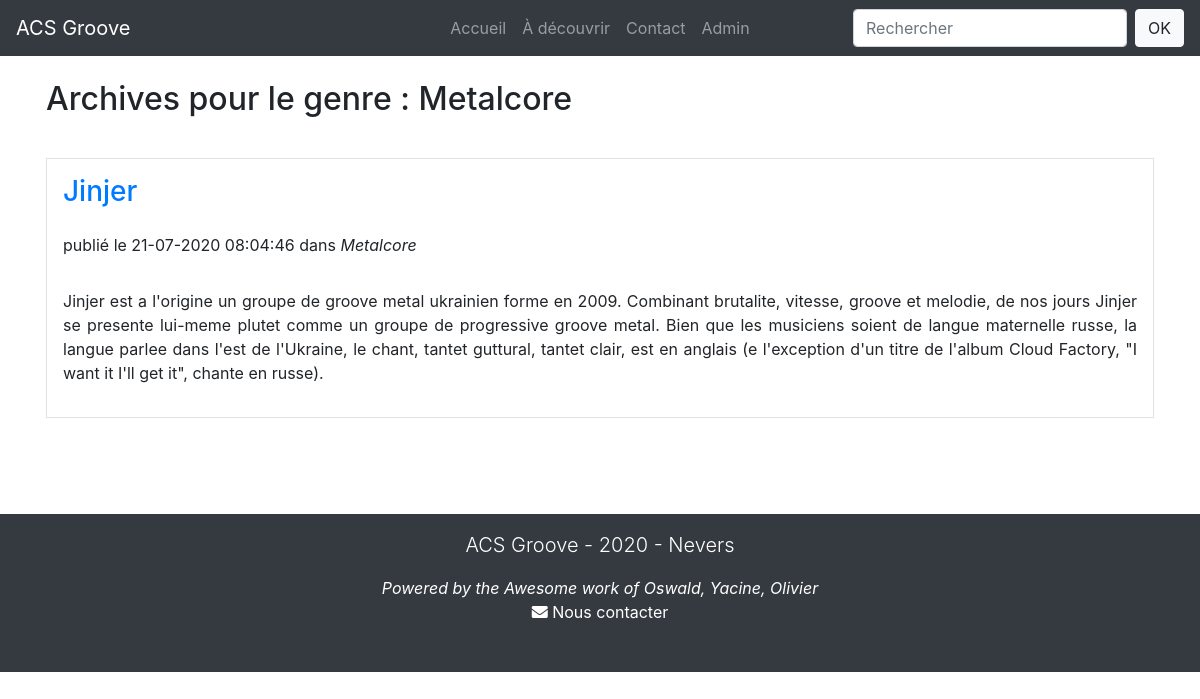
/archives2.php?genre=Metalcore, run on the app's committed database.
### tables this page shows
CREATE TABLE `artiste` (
  `id` int(11) NOT NULL,
  `nom` varchar(255) NOT NULL,
  `genre` varchar(255) NOT NULL,
  `pays_origine` varchar(255) DEFAULT NULL,
  `presentation` longtext NOT NULL,
  `biographie` longtext NOT NULL,
  `discographie` text NOT NULL,
  `active` varchar(255) NOT NULL,
  `label` varchar(255) NOT NULL,
  `site_web` varchar(255) DEFAULT NULL,
  `date` datetime NOT NULL DEFAULT current_timestamp(),
  `dateMAJ` datetime DEFAULT NULL,
  `image` varchar(255) DEFAULT NULL,
  `youtube` varchar(255) DEFAULT NULL,
  `bin` int(1) NOT NULL DEFAULT 0
);

### includes/functions.php (called while the page is built, shortened)
<?php
function html($string) {
    return htmlspecialchars($string, ENT_COMPAT, 'UTF-8', true);
}
function date_fr($format, $timestamp=false) {
	if (!$timestamp) $date_en = date($format);
	else $date_en = date($format,$timestamp);
	$texte_en = array(
		"Monday", "Tuesday", "Wednesday", "Thursday",
		"Friday", "Saturday", "Sunday", "January",
		"February", "March", "April", "May",
		"June", "July", "August", "September",
		"October", "November", "December"
	);
	$texte_fr = array(
		"lundi", "mardi", "mercredi", "jeudi",
		"vendredi", "samedi", "dimanche", "janvier",
		"f&eacute;vrier", "mars", "avril", "mai",
		"juin", "juillet", "ao&ucirc;t", "septembre",
		"octobre", "novembre", "d&eacute;cembre"
	);
	$date_fr = str_replace($texte_en, $texte_fr, $date_en);
	$texte_en = array(
		"Mon", "Tue", "Wed", "Thu", "Fri", "Sat", "Sun",
		"Jan", "Feb", "Mar", "Apr", "May", "Jun", "Jul",
		"Aug", "Sep", "Oct", "Nov", "Dec"
	);
	$texte_fr = array(
		"Lun", "Mar", "Mer", "Jeu", "Ven", "Sam", "Dim",
		"Jan", "F&eacute;v", "Mar", "Avr", "Mai", "Jui",
		"Jui", "Ao&ucirc;", "Sep", "Oct", "Nov", "D&eacute;c"
	);
	$date_fr = str_replace($texte_en, $texte_fr, $date_fr);
	return $date_fr;
}

### includes/config.php (called while the page is built, shortened)
<?php
function my_autoloader($class) {
   $class = strtolower($class);
   $classpath = 'classes/class.'.$class . '.php';
   $classpath = '../classes/class.'.$class . '.php';
   $classpath = '../../classes/class.'.$class . '.php';
}
require_once 'functions.php';
?>

### classes/class.paginator.php (called while the page is built, shortened)
<?php
class Paginator{
	private $_perPage;
	private $_instance;
	private $_page;
	public function __construct($perPage,$instance){
		$this->_instance = $instance;
		$this->_perPage = $perPage;
	}
	private function get_start(){
		return ($this->_page * $this->_perPage) - $this->_perPage;
	}
	private function set_instance(){
		$this->_page = (int) (!isset($_GET[$this->_instance]) ? 1 : $_GET[$this->_instance]);
		$this->_page = ($this->_page == 0 ? 1 : $this->_page);
	}
	public function get_limit(){
        	return "LIMIT ".$this->get_start().",$this->_perPage";
        }
}

### archives2.php (the view, shortened to what this page needs)
<?php
include_once './includes/config.php';
include_once 'header.php';
?>
<?php
try {
$genre = $_GET['genre'];
$pages = new Paginator('3','p');
$stmt = $db->prepare('SELECT * FROM artiste WHERE genre = :genre');
$stmt->execute(array(
		':genre' => $genre
));
$pages->set_total($stmt->rowCount());
$stmt = $db->prepare('SELECT * FROM artiste WHERE genre = :genre ORDER BY id DESC ' .$pages->get_limit());
$stmt->execute(array(
    ':genre' => $genre
));
?>
<div class="container pt-3 pb-5">
  <div class="row">
    <div class="col-sm-12 px-3 py-3">
          <h2 class="pt-5 pb-4">Archives pour le genre : <?php echo html($genre); ?></h2>
		<?php
		while($row = $stmt->fetch()){
			echo '<div class="border my-3">';
			   echo '<h3 class="px-3 py-3"><a href="artiste.php?id='.html($row['id']).'">'.html($row['nom']).'</a></h3>';
			   echo '<p class="muted smalltext px-3">publié le '.date_fr('d-m-Y H:i:s', strtotime(html($row['date']))).' dans <em>' . html($row['genre']) . '</em></p>';
         $chaine = $row['presentation'];
         echo '<div class="px-3 py-3 text-justify">' . nl2br($chaine) . '</div>';
			echo '</div>';
		}
		?>
		<?php
}
catch(PDOException $e) {
	echo $e->getMessage();
}
?>
</div>
</div>
</div>
<?php include_once 'footer.php'; ?>

### data on the page
artiste: nom "Jinjer", date "21-07-2020 08:04:46", genre "Metalcore", presentation "Jinjer est a l'origine un groupe de groove metal ukrainien forme en 2009. Combinant brutalite, vitesse, groove et melodie, de nos jours Jinjer se presente lui-meme plutet comme un groupe de progressive groove metal. Bien que les musiciens soient de langue maternelle russe, la langue parlee dans l'est de l'Ukraine, le chant, tantet guttural, tantet clair, est en anglais (e l'exception d'un titre de l'album Cloud Factory, \"I want it I'll get it\", chante en russe)."

### other printed values
html($genre) "Metalcore"
